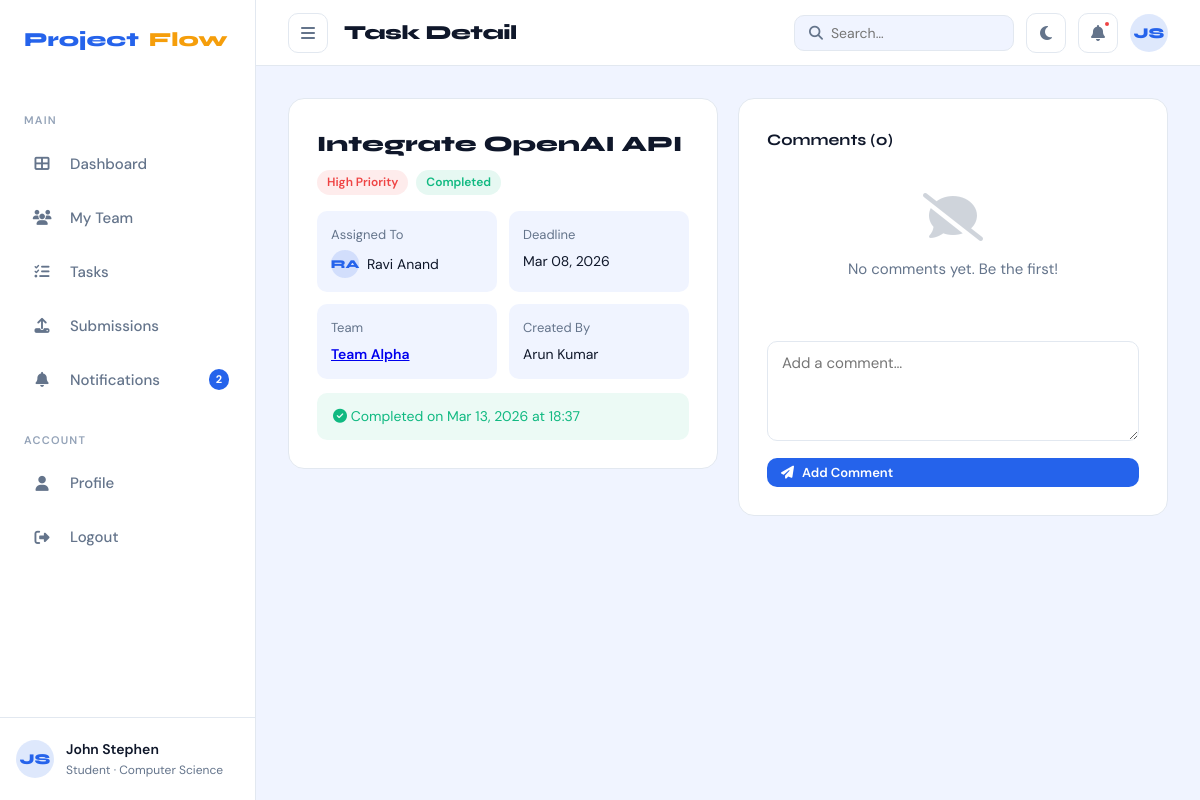
The app's page /tasks/2/ (signed in) with its own data.
### accounts/models.py (models this page shows, shortened)
class User(AbstractUser):
    class Role(models.TextChoices):
        STUDENT = 'student', 'Student'
        TEACHER = 'teacher', 'Teacher'
        ADMIN   = 'admin',   'Admin'
    DEPARTMENT_CHOICES = [
        ('cs',   'Computer Science'),
        ('it',   'Information Technology'),
        ('ece',  'Electronics & Communication'),
        ('mech', 'Mechanical Engineering'),
        ('civil','Civil Engineering'),
        ('other','Other'),
    ]
    role       = models.CharField(max_length=10, choices=Role.choices, default=Role.STUDENT)
    student_id = models.CharField(max_length=20, blank=True, null=True, unique=True)
    department = models.CharField(max_length=10, choices=DEPARTMENT_CHOICES, default='cs')
    bio        = models.TextField(blank=True)
    avatar     = models.ImageField(upload_to='avatars/', blank=True, null=True)
    phone      = models.CharField(max_length=20, blank=True)
    github_url = models.URLField(blank=True)
    class Meta:
        verbose_name = 'User'
        verbose_name_plural = 'Users'
    @property
    def is_student(self):
        return self.role == self.Role.STUDENT
    @property
    def is_teacher(self):
        return self.role == self.Role.TEACHER
    @property
    def initials(self):
        name = self.get_full_name()
        if name:
            parts = name.split()
            return (parts[0][0] + parts[-1][0]).upper() if len(parts) > 1 else parts[0][:2].upper()
        return self.username[:2].upper()
    @property
    def current_team(self):
        membership = self.memberships.filter(is_active=True).select_related('team').first()
        return membership.team if membership else None

### tasks/models.py (models this page shows, shortened)
class Task(models.Model):
    PRIORITY_CHOICES = [
        ('low',    'Low'),
        ('medium', 'Medium'),
        ('high',   'High'),
    ]
    STATUS_CHOICES = [
        ('pending',     'Pending'),
        ('in_progress', 'In Progress'),
        ('completed',   'Completed'),
        ('overdue',     'Overdue'),
    ]
    team        = models.ForeignKey(
        'teams.Team', on_delete=models.CASCADE, related_name='tasks'
    )
    title       = models.CharField(max_length=200)
    description = models.TextField(blank=True)
    assigned_to = models.ForeignKey(
        settings.AUTH_USER_MODEL,
        on_delete=models.SET_NULL,
        null=True, blank=True,
        related_name='assigned_tasks'
    )
    created_by  = models.ForeignKey(
        settings.AUTH_USER_MODEL,
        on_delete=models.SET_NULL,
        null=True,
        related_name='created_tasks'
    )
    priority    = models.CharField(max_length=6,  choices=PRIORITY_CHOICES, default='medium')
    status      = models.CharField(max_length=12, choices=STATUS_CHOICES,   default='pending')
    deadline    = models.DateField(null=True, blank=True)
    completed_at = models.DateTimeField(null=True, blank=True)
    created_at  = models.DateTimeField(auto_now_add=True)
    updated_at  = models.DateTimeField(auto_now=True)
    class Meta:
        ordering = ['deadline', '-priority']
    @property
    def is_overdue(self):
        if self.deadline and self.status != 'completed':
            return self.deadline < timezone.now().date()
        return False

### teams/models.py (models this page shows, shortened)
class Team(models.Model):
    STATUS_CHOICES = [
        ('forming',  'Forming'),
        ('active',   'Active'),
        ('at_risk',  'At Risk'),
        ('completed','Completed'),
        ('inactive', 'Inactive'),
    ]
    DEPARTMENT_CHOICES = [
        ('cs',   'Computer Science'),
        ('it',   'Information Technology'),
        ('ece',  'Electronics & Communication'),
        ('mech', 'Mechanical Engineering'),
        ('civil','Civil Engineering'),
        ('other','Other'),
    ]
    name        = models.CharField(max_length=100, unique=True)
    project_title = models.CharField(max_length=200)
    description = models.TextField(blank=True)
    department  = models.CharField(max_length=10, choices=DEPARTMENT_CHOICES, default='cs')
    teacher     = models.ForeignKey(
        settings.AUTH_USER_MODEL,
        on_delete=models.SET_NULL,
        null=True, blank=True,
        related_name='supervised_teams',
        limit_choices_to={'role': 'teacher'}
    )
    leader      = models.ForeignKey(
        settings.AUTH_USER_MODEL,
        on_delete=models.SET_NULL,
        null=True, blank=True,
        related_name='led_teams',
        limit_choices_to={'role': 'student'}
    )
    status       = models.CharField(max_length=12, choices=STATUS_CHOICES, default='forming')
    github_url   = models.URLField(blank=True)
    max_members  = models.PositiveSmallIntegerField(default=6)
    created_at   = models.DateTimeField(auto_now_add=True)
    updated_at   = models.DateTimeField(auto_now=True)
    class Meta:
        ordering = ['-created_at']

### tasks/views.py (the view, shortened to what this page needs)
# urls.py: path('<int:pk>/',           views.task_detail_view,        name='detail'),
@login_required
def task_detail_view(request, pk):
    task = get_object_or_404(Task, pk=pk)
    user = request.user
    if user.is_student:
        team = user.current_team
        if not team or task.team != team:
            messages.error(request, 'You do not have access to this task.')
            return redirect('tasks:list')
    comments    = task.comments.select_related('author').all()
    comment_form = TaskCommentForm()
    context = {
        'task': task,
        'comments': comments,
        'comment_form': comment_form,
        'can_edit': user == task.assigned_to or user == task.team.leader or user.is_teacher,
    }
    return render(request, 'tasks/task_detail.html', context)

### tasks/forms.py
class TaskCommentForm(forms.ModelForm):
    class Meta:
        model  = TaskComment
        fields = ['content']
        widgets = {
            'content': forms.Textarea(attrs={'rows': 2, 'placeholder': 'Add a comment…'}),
        }

### templates/tasks/task_detail.html (shortened to what this page needs)
{% extends 'base_app.html' %}
{% block page_title %}Task Detail{% endblock %}
{% block content %}
<div class="grid-2">
  <div>
    <div class="card mb-20">
      <div style="display:flex;align-items:flex-start;justify-content:space-between;margin-bottom:16px;gap:12px">
        <div>
          <h2 style="font-family:var(--font-display);font-size:22px;font-weight:800;margin-bottom:8px">{{ task.title }}</h2>
          <div class="flex gap-8" style="flex-wrap:wrap">
            <span class="badge badge-{% if task.priority == 'high' %}red{% elif task.priority == 'medium' %}amber{% else %}blue{% endif %}">
              {{ task.get_priority_display }} Priority
            </span>
            <span class="badge badge-{% if task.status == 'completed' %}green{% elif task.status == 'overdue' %}red{% elif task.status == 'in_progress' %}blue{% else %}gray{% endif %}">
              {{ task.get_status_display }}
            </span>
          </div>
        </div>
      </div>
      <div style="display:grid;grid-template-columns:1fr 1fr;gap:12px;font-size:14px">
        <div style="background:var(--bg);border-radius:10px;padding:14px">
          <div class="text-muted text-sm mb-4">Assigned To</div>
          {% if task.assigned_to %}
          <div class="flex-center gap-8">
            <div class="avatar avatar-blue" style="width:28px;height:28px;font-size:12px">{{ task.assigned_to.initials }}</div>
            {{ task.assigned_to.get_full_name|default:task.assigned_to.username }}
          </div>
          {% else %}<span class="text-muted">Unassigned</span>{% endif %}
        </div>
        <div style="background:var(--bg);border-radius:10px;padding:14px">
          <div class="text-muted text-sm mb-4">Deadline</div>
          <div {% if task.is_overdue %}style="color:var(--danger);font-weight:600"{% endif %}>
            {{ task.deadline|date:"M d, Y"|default:"No deadline" }}
          </div>
        </div>
        <div style="background:var(--bg);border-radius:10px;padding:14px">
          <div class="text-muted text-sm mb-4">Team</div>
          <a href="{% url 'teams:detail' task.team.pk %}" style="font-weight:600">{{ task.team.name }}</a>
        </div>
        <div style="background:var(--bg);border-radius:10px;padding:14px">
          <div class="text-muted text-sm mb-4">Created By</div>
          {{ task.created_by.get_full_name|default:task.created_by.username|default:"—" }}
        </div>
      </div>
      {% if task.completed_at %}
      <div style="margin-top:14px;padding:12px 16px;background:rgba(16,185,129,0.08);border-radius:10px;font-size:14px;color:var(--accent2)">
        <i class="fa fa-check-circle"></i> Completed on {{ task.completed_at|date:"M d, Y \a\t H:i" }}
      </div>
      {% endif %}
    </div>
  </div>
  <div class="card">
    <div class="card-title">Comments ({{ comments.count }})</div>
    <div style="max-height:400px;overflow-y:auto;margin-bottom:16px">
      {% for comment in comments %}
      <div style="display:flex;gap:10px;margin-bottom:14px">
        <div class="avatar avatar-blue" style="width:32px;height:32px;font-size:12px;flex-shrink:0">
          {{ comment.author.initials }}
        </div>
        <div style="flex:1">
          <div style="display:flex;align-items:center;gap:8px;margin-bottom:4px">
            <span style="font-weight:600;font-size:14px">{{ comment.author.get_full_name|default:comment.author.username }}</span>
            <span style="font-size:12px;color:var(--text-muted)">{{ comment.created_at|timesince }} ago</span>
          </div>
          <div style="font-size:14px;color:var(--text-muted);line-height:1.5;background:var(--bg);padding:10px 14px;border-radius:10px">
            {{ comment.content }}
          </div>
        </div>
      </div>
      {% empty %}
      <div class="empty-state" style="padding:20px 0">
        <i class="fa fa-comment-slash"></i>
        <p>No comments yet. Be the first!</p>
      </div>
      {% endfor %}
    </div>
    <form method="post" novalidate>
      {{ comment_form.content }}
      <button type="submit" class="btn btn-primary btn-sm" style="margin-top:10px;width:100%">
        <i class="fa fa-paper-plane"></i> Add Comment
      </button>
    </form>
  </div>
</div>
{% endblock %}

### templates/base_app.html (shortened to what this page needs)
{% extends 'base.html' %}
{% load static %}
{% block body %}
<div class="app-shell">
  <aside class="sidebar" id="sidebar">
    <a class="sidebar-logo" href="{% url 'dashboard' %}">
      Project<span style="color:var(--accent)">Flow</span>
    </a>
    {% if user.is_student %}
      <div class="sidebar-section-title">Main</div>
      <ul class="sidebar-nav">
        <li><a href="{% url 'student_dashboard' %}" class="{% if active_nav == 'dashboard' %}active{% endif %}">
          <span class="nav-icon"><i class="fa fa-th-large"></i></span>Dashboard</a></li>
        <li><a href="{% url 'teams:list' %}" class="{% if active_nav == 'teams' %}active{% endif %}">
          <span class="nav-icon"><i class="fa fa-users"></i></span>My Team</a></li>
        <li><a href="{% url 'tasks:list' %}" class="{% if active_nav == 'tasks' %}active{% endif %}">
          <span class="nav-icon"><i class="fa fa-tasks"></i></span>Tasks
        </a></li>
        <li><a href="{% url 'submissions:list' %}" class="{% if active_nav == 'submissions' %}active{% endif %}">
          <span class="nav-icon"><i class="fa fa-upload"></i></span>Submissions</a></li>
        <li><a href="{% url 'notifications:list' %}" class="{% if active_nav == 'notifications' %}active{% endif %}">
          <span class="nav-icon"><i class="fa fa-bell"></i></span>Notifications
          {% if unread_count > 0 %}<span class="sidebar-badge">{{ unread_count }}</span>{% endif %}
        </a></li>
      </ul>
    {% endif %}
    <div class="sidebar-section-title">Account</div>
    <ul class="sidebar-nav">
      <li><a href="{% url 'profile:detail' %}" class="{% if active_nav == 'profile' %}active{% endif %}">
        <span class="nav-icon"><i class="fa fa-user"></i></span>Profile</a></li>
      <li><a href="{% url 'accounts:logout' %}">
        <span class="nav-icon"><i class="fa fa-sign-out-alt"></i></span>Logout</a></li>
    </ul>
    <div class="sidebar-user">
      <div class="avatar avatar-blue">{{ user.initials }}</div>
      <div class="sidebar-user-info">
        <div class="sidebar-user-name">{{ user.get_full_name|default:user.username }}</div>
        <div class="sidebar-user-role">{{ user.get_role_display }} · {{ user.get_department_display }}</div>
      </div>
    </div>
  </aside>
  <div class="main-content">
    <header class="topbar">
      <div class="topbar-left">
        <button class="icon-btn" id="sidebar-toggle" onclick="toggleSidebar()">
          <i class="fa fa-bars"></i>
        </button>
        <div class="page-title">{% block page_title %}Dashboard{% endblock %}</div>
      </div>
      <div class="topbar-right">
        <form action="" method="get" class="search-box">
          <i class="fa fa-search"></i>
          <input name="q" placeholder="Search…" value="{{ request.GET.q }}"
                 style="border:none;background:transparent;outline:none;font-family:var(--font-body);font-size:14px;color:var(--text);width:160px">
        </form>
        <button class="icon-btn" onclick="toggleTheme()" title="Toggle dark mode">
          <i class="fa fa-moon" id="theme-icon"></i>
        </button>
        <a href="{% url 'notifications:list' %}" class="icon-btn" style="position:relative">
          <i class="fa fa-bell"></i>
          {% if unread_count > 0 %}
          <span style="position:absolute;top:6px;right:6px;width:8px;height:8px;
                       background:var(--danger);border-radius:50%;border:2px solid var(--surface)"></span>
          {% endif %}
        </a>
        <a href="{% url 'profile:detail' %}" class="avatar avatar-blue" style="text-decoration:none;cursor:pointer">
          {{ user.initials }}
        </a>
      </div>
    </header>
    <div class="content-area">
      {% block content %}{% endblock %}
    </div>
  </div>
</div>
{% endblock %}

### records on screen
User: initials "JS", get_full_name "John Stephen", role "Student", department "Computer Science"
Task: title "Integrate OpenAI API", priority "High", status "Completed", assigned_to.initials "RA", assigned_to.get_full_name "Ravi Anand", deadline "Mar 08, 2026", team.name "Team Alpha", created_by.get_full_name "Arun Kumar", completed_at "Mar 13, 2026 at 18:37"

### other values on screen
{{ unread_count }} "2"
{{ comments.count }} "0"
